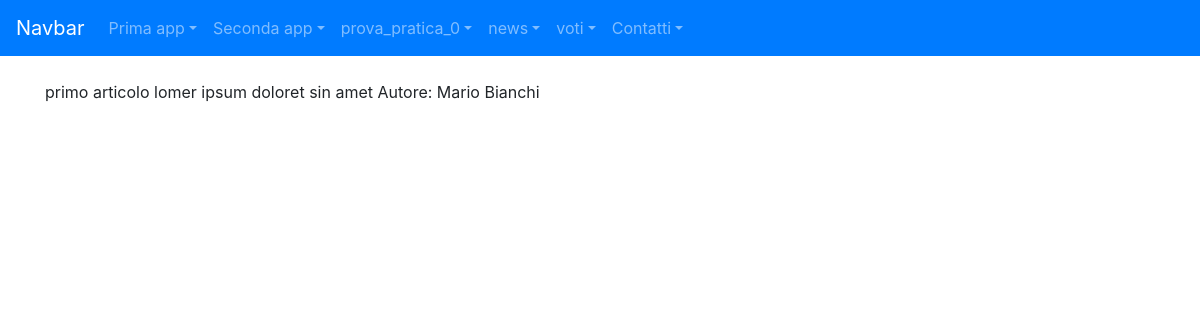
/news/articoli/1, run on the app's committed database.
### news/models.py (models this page shows, shortened)
class Articolo (models.Model):
    titolo = models.CharField(max_length=100)
    contenuto = models.TextField()
    giornalista = models.ForeignKey(Giornalista, on_delete=models.CASCADE, related_name="articoli")
    data = models.DateField(auto_now_add=True, blank=True)
    visualizzazioni = models.IntegerField(default=0,blank=True)
    class Meta:
        verbose_name = "Articolo"
        verbose_name_plural = "Articoli"

class Giornalista (models.Model):
    nome = models.CharField(max_length=20)
    cognome = models.CharField(max_length=20)
    anno_di_nascita = models.DateField(blank=True)
    def __str__(self):
        return self.nome + " " + self.cognome
    class Meta:
        verbose_name = "Giornalista"
        verbose_name_plural = "Giornalisti"

### news/views.py (the view)
# urls.py: path("articoli/<int:pk>", articoloDetailView, name="articolo_detail"),
def articoloDetailView(request, pk):
    articolo = get_object_or_404(Articolo, pk=pk)
    context = {"articolo": articolo}
    return render(request, "articolo_detail.html", context)

### news/templates/news/articolo_detail.html (shortened to what this page needs)
{% extends 'base.html' %}
{% block content %}
{{ articolo.titolo }}
{{ articolo.contenuto }}
Autore: {{ articolo.giornalista }}
{% endblock content %}

### data on the page
Articolo: titolo "primo articolo", contenuto "lomer ipsum doloret sin amet", giornalista "Mario Bianchi"
